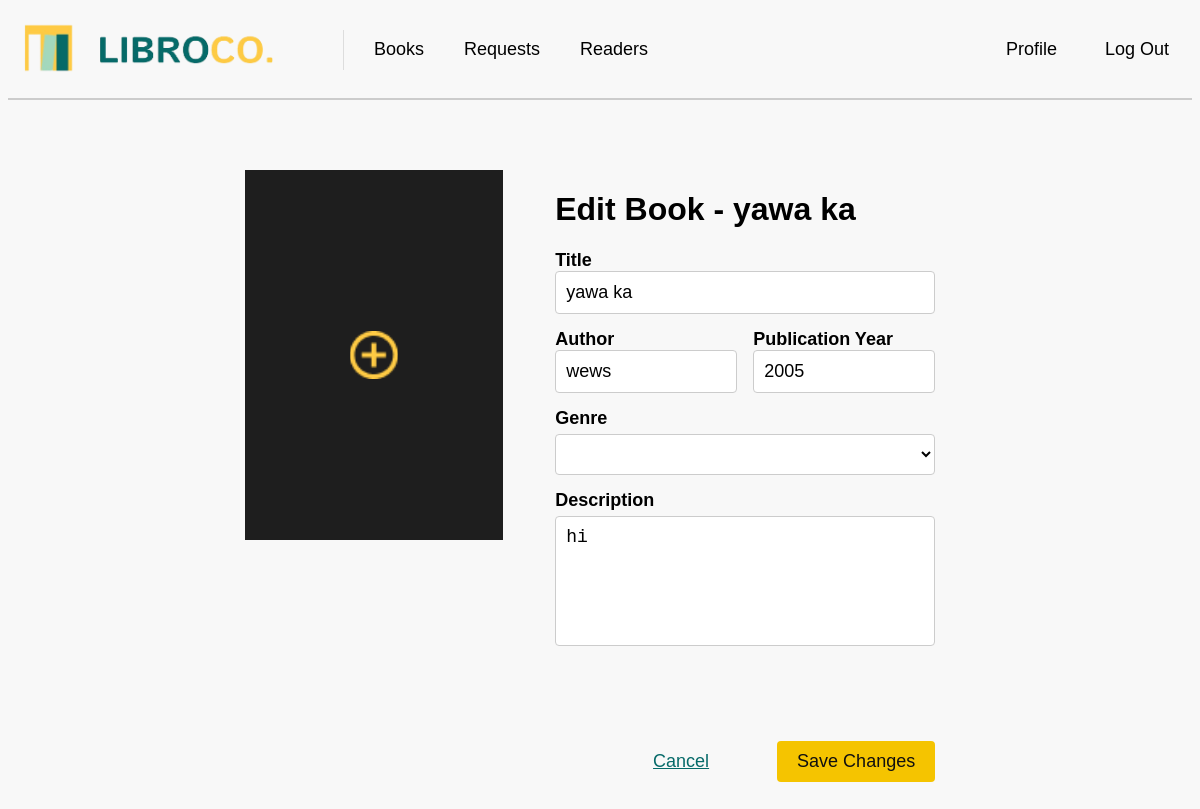
The app's page /book/edit/5, older data.
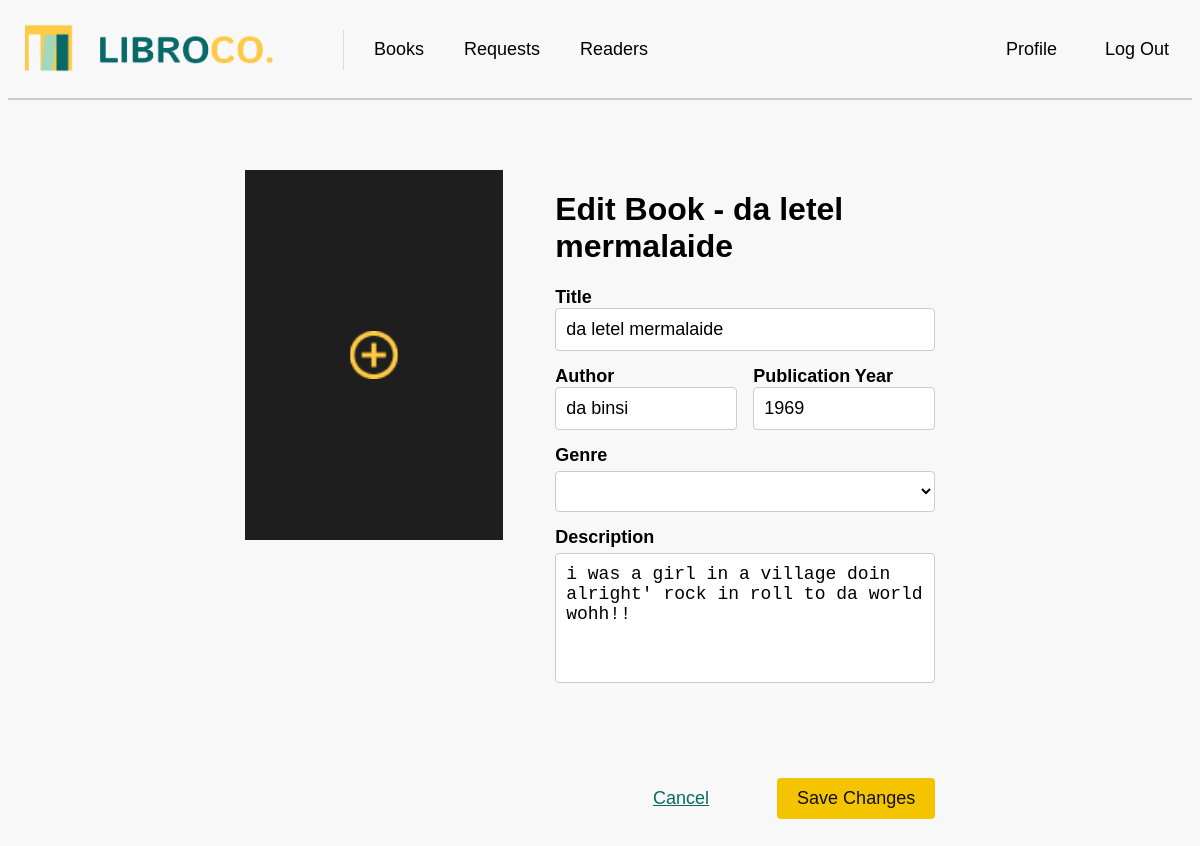
The same page, newer data.
### tables this page shows
CREATE TABLE "books" (
	"book_id"	INTEGER,
	"book_title"	VARCHAR(50) UNIQUE,
	"author"	VARCHAR(50),
	"publication_year"	INTEGER(5),
	"genre"	VARCHAR(20),
	"description"	VARCHAR(300),
	"image"	VARCHAR(100),
	PRIMARY KEY("book_id")
);

### app.py (the view, shortened to what this page needs)
@app.route('/book/edit/<int:book_id>', methods=['GET', 'POST'])
def edit_book(book_id):
    book = getprocess("SELECT * FROM books WHERE book_id = ?", (book_id,))
    if book:
        return render_template('edit_book.html', book=dict(book[0]))
    flash("Book not found")
    return redirect(url_for('books'))

### app.py (called while the page is built)
@app.before_request
def before_request():
    print("Session data:", session)

### dbhelper.py (called while the page is built)
def getprocess(sql: str, params: tuple = ()) -> list:
    try:
        db = connect(database, timeout=30, check_same_thread=False)  # Adding timeout and thread safety
        db.row_factory = Row  # Ensure that rows are returned as dictionaries
        cursor = db.cursor()
        cursor.execute(sql, params)
        data = cursor.fetchall()  # Fetch the data
        return data
    except Error as e:
        print(f"SQLite error: {e}")
        return []
    finally:
        db.close()  # Ensure the connection is closed

### templates/edit_book.html (shortened to what this page needs)
<!DOCTYPE html>
<html lang="en">
<head>
    <link rel="stylesheet" type="text/css" href="{{ url_for('static', filename='css/mainstyle.css') }}">
    <link rel="stylesheet" type="text/css" href="{{ url_for('static', filename='css/addbookStyles.css') }}">
</head>
<body>
    <nav>
        <a class="navbar-brand" href="books.html">
            <img src="static/images/logo.png" width="250" height="50" />
        </a>
        <div class="navbar-links">
            <a href="{{ url_for('books') }}" class="activee">Books</a>
            <a href="{{ url_for('requests') }}">Requests</a>
            <a href="{{ url_for('readers') }}">Readers</a>
        </div>
        <div class="navbar-right">
            <a href="{{ url_for('profile') }}">Profile</a>
            <a href="{{ url_for('login') }}">Log Out</a>
        </div>
    </nav>
    <div class="divider"></div>
    <div class="addbook_container">
        <div class="book_image">
            <div class="overlay_wrapper">
                <label for="image_upload">
                    <div class="image_overlay">
                        <img src="static/images/upload_photo.png" class="upload" />
                    </div>
                </label>
            </div>
        </div>
        <form class="addbook_form" action="{{ url_for('edit_book', book_id=book['book_id']) }}" method="POST" enctype="multipart/form-data">
            <div class="form-group">
                <h1>Edit Book - {{ book['book_title'] }}</h1>
                <label for="book_title">Title</label>
                <input type="text" id="book_title" name="book_title" value="{{ book['book_title'] }}" required>
            </div>
            <div class="side_by_side">
                <div>
                    <label for="author">Author</label>
                    <input type="text" id="author" name="author" value="{{ book['author'] }}" required>
                </div>
                <div>
                    <label for="publication_year">Publication Year</label>
                    <input type="number" id="publication_year" name="publication_year" value="{{ book['publication_year'] }}">
                </div>
            </div>
                <label for="genre">Genre</label>
                <select id="genre" name="genre" value="{{ book['genre'] }}">
                    <option value=""></option>
                    <option value="fiction">Fiction</option>
                </select>
                <label for="description">Description</label>
                <textarea id="description" name="description" rows="4">{{ book['description'] }}</textarea>
                <div class="addbook_button_group">
                    <a href="{{ url_for('books', book_id=book['book_id']) }}" class="back_button">Cancel</a>
                    <button type="submit" class="save_button">Save Changes</button>
                </div>
        </form>
    </div>
</body>
</html>

Row changes from the older to the newer data that the page shows:
changed books: book_title "yawa ka" → "da letel mermalaide"; author "wews" → "da binsi"; publication_year "2005" → "1969"; description "hi" → "i was a girl in a village doin alright' rock in roll to da world wohh!!"
